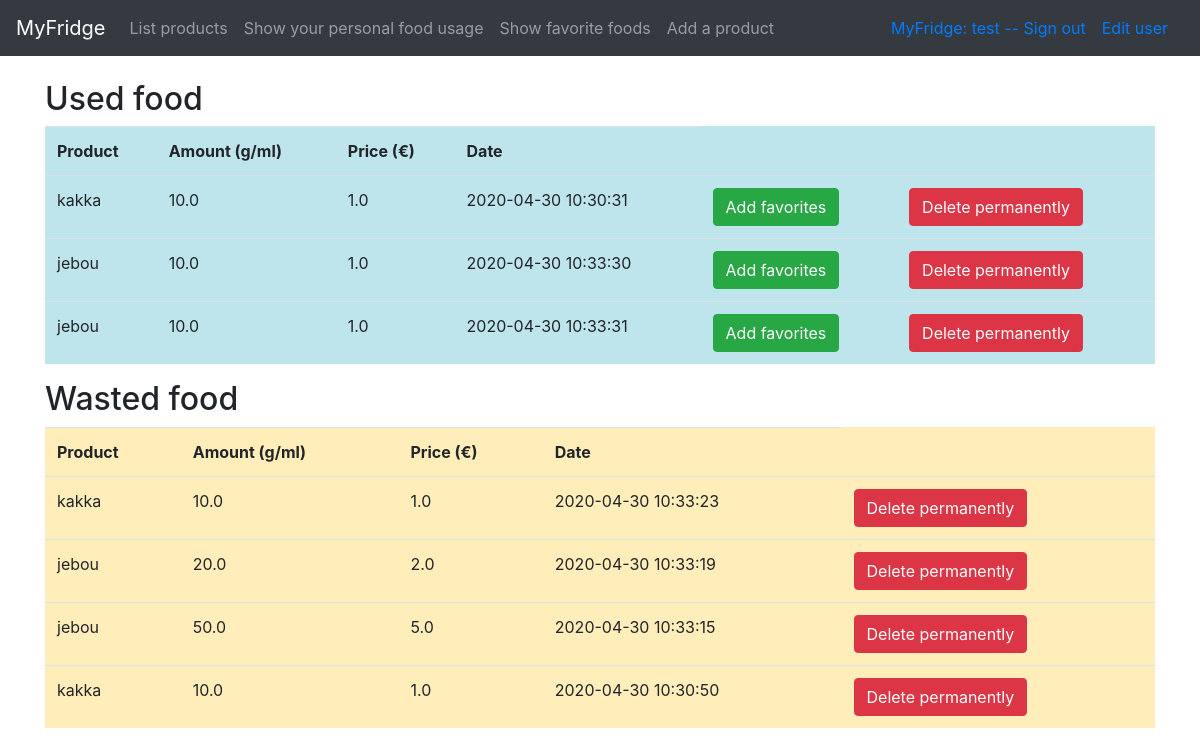
Page /usage (signed in) on the committed database.
### application/auth/models.py (models this page shows, shortened)
class User(Base):
    __tablename__ = "account"
    username = db.Column(db.String(144), nullable=False)
    password = db.Column(db.String(144), nullable=False)
    email = db.Column(db.String(144), nullable=False)
    product_id = db.relationship("Product", backref='account', cascade="all, delete", lazy=True)
    waste_id = db.relationship("Waste", backref='account', cascade="all, delete", lazy=True)
    dish_id = db.relationship("Dish", backref='account', cascade="all, delete", lazy=True)

### application/usage/models.py (models this page shows, shortened)
class Dish(Base):
    name = db.Column(db.String(144), nullable=False)
    amount = db.Column(db.Float, nullable=False)
    price = db.Column(db.Float, nullable=False)
    account_id = db.Column(db.Integer, db.ForeignKey('account.id', ondelete='CASCADE'),
                           nullable=False)
    favorites = db.relationship('User', secondary=favorites, lazy='subquery', backref= db.backref('dishes', lazy= 'dynamic'))
    @staticmethod
    def find_personal_dishes():
        stmt = text("SELECT Dish.id, Dish.name, Dish.amount, Dish.price, Dish.date_created FROM Dish"
                    " JOIN Account ON Dish.account_id = Account.id"
                    " WHERE Dish.account_id = :account_id"
            " ORDER BY Dish.date_created ASC").params(account_id=current_user.id)
        res = db.engine.execute(stmt)
        response = []
        for row in res:
            response.append({"id":row[0], "name":row[1], "amount":row[2], "price":row[3], "date_created":row[4]})
        return response

class Waste(Base):
    name = db.Column(db.String(144), nullable=False)
    amount = db.Column(db.Float, nullable=False)
    price = db.Column(db.Float, nullable=False)
    account_id = db.Column(db.Integer, db.ForeignKey('account.id', ondelete='CASCADE'),
                           nullable=False)
    @staticmethod
    def find_personal_waste():
        stmt = text("SELECT Waste.id, Waste.name, Waste.amount, Waste.price, Waste.date_created FROM Waste"
                    " JOIN Account ON Waste.account_id = Account.id"
                    " WHERE Waste.account_id = :account_id"
		    " ORDER BY Waste.date_created DESC").params(account_id=current_user.id)
        res = db.engine.execute(stmt)
        response = []
        for row in res:
            response.append({"id":row[0], "name":row[1], "amount":row[2], "price":row[3], "date_created":row[4]})
        return response

### application/usage/views.py (the view)
@app.route("/usage", methods=["GET"])
@login_required
def usage_list():
	return render_template("usage/list.html", waste=Waste.find_personal_waste(), dishes=Dish.find_personal_dishes())

### application/__init__.py (called while the page is built)
@login_manager.user_loader
def load_user(user_id):
    return User.query.get(user_id)

### application/templates/usage/list.html (shortened to what this page needs)
{% extends "layout.html" %}
{% block body %}
  <table class="table table-info">
  <h2>Used food</h2>
    <tr>
      <th>Product </th>
      <th>Amount (g/ml)</th>
      <th>Price (€)</th>
      <th>Date </th>
    </tr>
    {% for dishes in dishes %}
    <tr>
      <td> {{ dishes.name }} </td>
      <td> {{ dishes.amount }} </td>
      <td> {{ dishes.price }} </td>
      <td> {{ dishes.date_created }} </td>
      <td>
  <form method="POST" action="{{ url_for('add_favorite', dish_id=dishes.id) }}">
    <input type="submit" class="btn btn-success" value="Add favorites"/>
  </form>
      </td>
     <td>
  <form method="POST" action="{{ url_for('delete_dish_permanently', dish_id=dishes.id) }}">
    <input type="submit" class="btn btn-danger" onclick="return confirm('Are you sure? This will affect to your data in the main page and might remove the dish from favorites')" value="Delete permanently"/>
  </form>
    </td>
      {% endfor %}
  </table>
   <table class="table table-warning">
  	<h2>Wasted food</h2>
    <tr>
      <th>Product </th>
      <th>Amount (g/ml)</th>
      <th>Price (€)</th>
      <th>Date </th>
    </tr>
    {% for waste in waste %}
    <tr>
      <td> {{ waste.name }} </td>
      <td> {{ waste.amount }} </td>
      <td> {{ waste.price }} </td>
      <td> {{ waste.date_created }}
      <td>
	<form method="POST" action="{{ url_for('delete_permanently', waste_id=waste.id) }}">
	  <input type="submit" class="btn btn-danger" onclick="return confirm('Are you sure? This will affect to your data in the main page')" value="Delete permanently"/>
	</form>
      </td>
    </tr>
    {% endfor %}
{% endblock %}

### application/templates/layout.html (shortened to what this page needs)
<!DOCTYPE html>
<html>
  <head>
    <link rel="stylesheet" href="https://maxcdn.bootstrapcdn.com/bootstrap/4.0.0/css/bootstrap.min.css">
  </head>
    <body>
    <nav class="navbar navbar-expand-md navbar-dark bg-dark mb-4" style="background-color: #e3f2fd;">
	<a class="navbar-brand" href="{{ url_for('index') }}">MyFridge</a>
	<div class="collapse navbar-collapse" id="navbarCollapse">
          <ul class="navbar-nav mr-auto">
            <li class="nav-item">
              <a class="nav-link" href="{{ url_for('products_list') }} ">List products</a>
            </li>
            <li class="nav-item">
              <a class="nav-link" href="{{ url_for('usage_list') }} ">Show your personal food usage</a>
            </li>
            <li class="nav-item">
              <a class="nav-link" href="{{ url_for('show_favorites') }} ">Show favorite foods</a>
            </li>
            <li class="nav-item">
              <a class="nav-link" href="{{ url_for('products_form') }} ">Add a product</a>
            </li>
          </ul>
          <div class="form-inline mt-2 mt-md-0">
      {% if current_user.is_authenticated %}
      <a href="{{ url_for('auth_logout') }}">MyFridge: {{ current_user.username }} -- Sign out</a>
      <a class="nav-link" href="{{ url_for('user_edit') }}">Edit user</a>
      {% else %}
      <a href="{{ url_for('auth_login') }}">Sign in</a>
      <a class="nav-link" href="{{ url_for('account_create') }}">New user?</a>
      {% endif %}
      </div>
     </div>
    </nav>
   <main role="main" class="container">
    {% block body %}{% endblock %}
    </main>
  </body>
</html>

### rows in the picture
User: username "test"
Dish: name "kakka", amount "10.0", price "1.0", date_created "2020-04-30 10:30:31"
Dish: name "jebou", amount "10.0", price "1.0", date_created "2020-04-30 10:33:30"
Dish: name "jebou", amount "10.0", price "1.0", date_created "2020-04-30 10:33:31"
Waste: name "kakka", amount "10.0", price "1.0", date_created "2020-04-30 10:33:23"
Waste: name "jebou", amount "20.0", price "2.0", date_created "2020-04-30 10:33:19"
Waste: name "jebou", amount "50.0", price "5.0", date_created "2020-04-30 10:33:15"
Waste: name "kakka", amount "10.0", price "1.0", date_created "2020-04-30 10:30:50"
